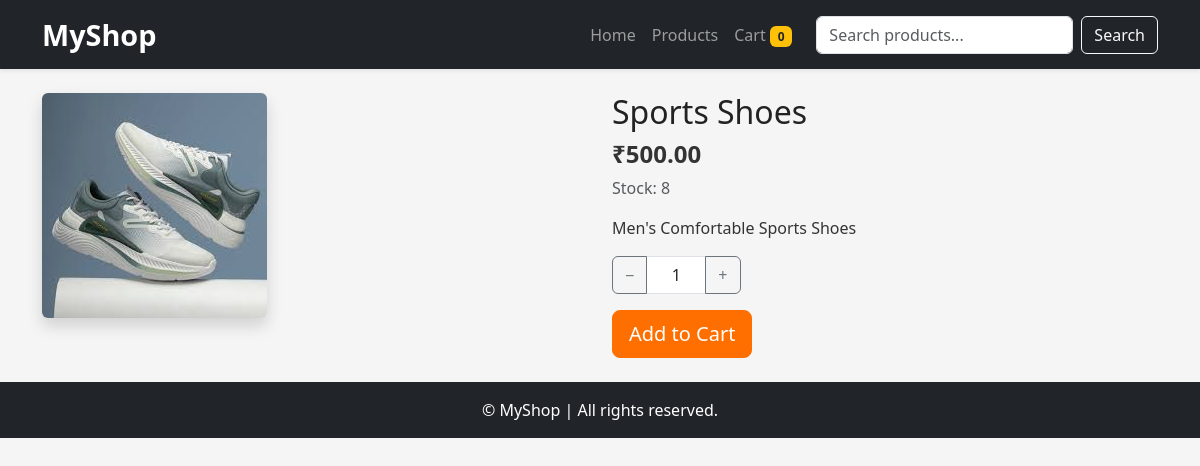
Page /product/sports-shoes/ on the committed database.
### store/models.py (models this page shows, shortened)
class Product(models.Model):
    name = models.CharField(max_length=255)
    slug = models.SlugField(max_length=255, unique=True, blank=True)
    description = models.TextField(blank=True)
    price = models.DecimalField(max_digits=10, decimal_places=2)
    image = models.ImageField(upload_to='products/', blank=True, null=True)
    stock = models.PositiveIntegerField(default=0)
    available = models.BooleanField(default=True)
    created = models.DateTimeField(auto_now_add=True)
    class Meta:
        ordering = ['-created']

### store/views.py (the view)
# urls.py: path('product/<slug:slug>/', views.product_detail, name='product_detail'),
@ensure_csrf_cookie
def product_detail(request, slug):
    product = get_object_or_404(Product, slug=slug, available=True)
    return render(request, 'store/product_detail.html', {'product': product})

### store/templates/store/product_detail.html (shortened to what this page needs)
{% extends 'store/base.html' %}
{% block content %}
<div class="row">
  <div class="col-md-6 mb-3">
    {% if product.image %}
    <img src="{{ product.image.url }}" class="img-fluid rounded shadow" alt="{{ product.name }}">
    {% endif %}
  </div>
  <div class="col-md-6">
    <h2>{{ product.name }}</h2>
    <p class="h4 fw-bold">₹{{ product.price }}</p>
    <p class="text-muted">Stock: <span id="stock-{{ product.slug }}">{{ product.stock }}</span></p>
    <p>{{ product.description|linebreaks }}</p>
    <div class="input-group mb-3" style="max-width:160px;">
      <button class="btn btn-outline-secondary" id="decr">−</button>
      <input id="qty" class="form-control text-center" value="1">
      <button class="btn btn-outline-secondary" id="incr">+</button>
    </div>
    <button class="btn btn-primary btn-lg" id="addBtn">Add to Cart</button>
  </div>
</div>
{% endblock %}

### store/static/store/css/style.css (style rules this page uses)
body { font-family: 'Segoe UI', Tahoma, Geneva, Verdana, sans-serif; background-color: #f5f5f5; color: #333; }
h2, h4, h5 { color: #222; }
.btn-primary { background-color: #ff6f00; border-color: #ff6f00; }
.input-group .form-control { max-width: 60px; }

### rows in the picture
Product: image (picture), name "Sports Shoes", price "500.00", stock "8", description "Men's Comfortable Sports Shoes"

### other values in the picture
{{ cart_item_count|default:0 }} "0"
